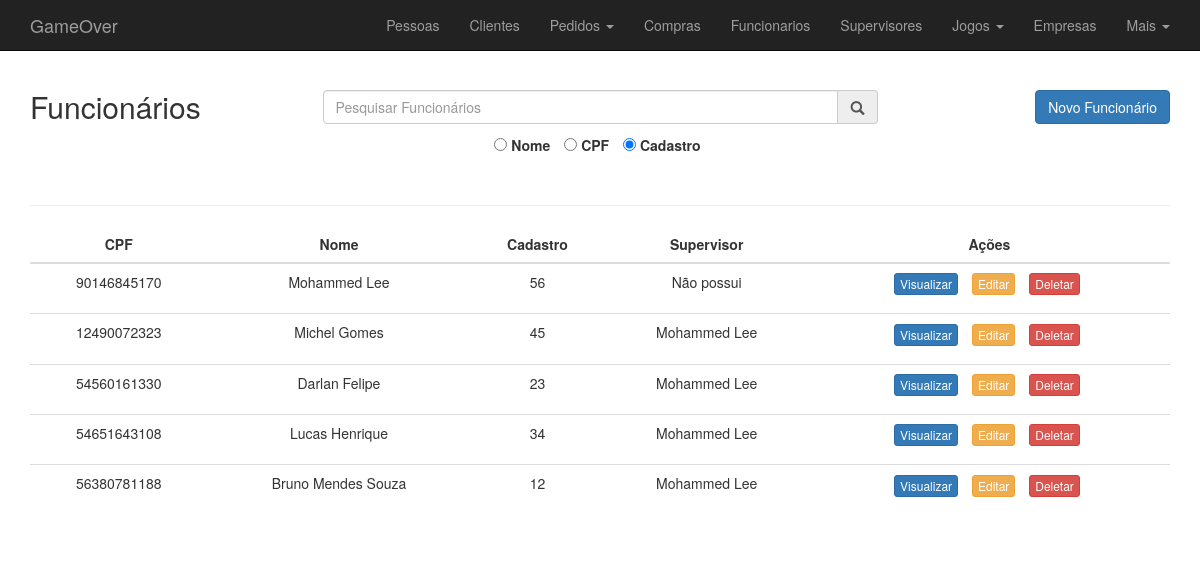
Before: /funcionario.php with the older database file.
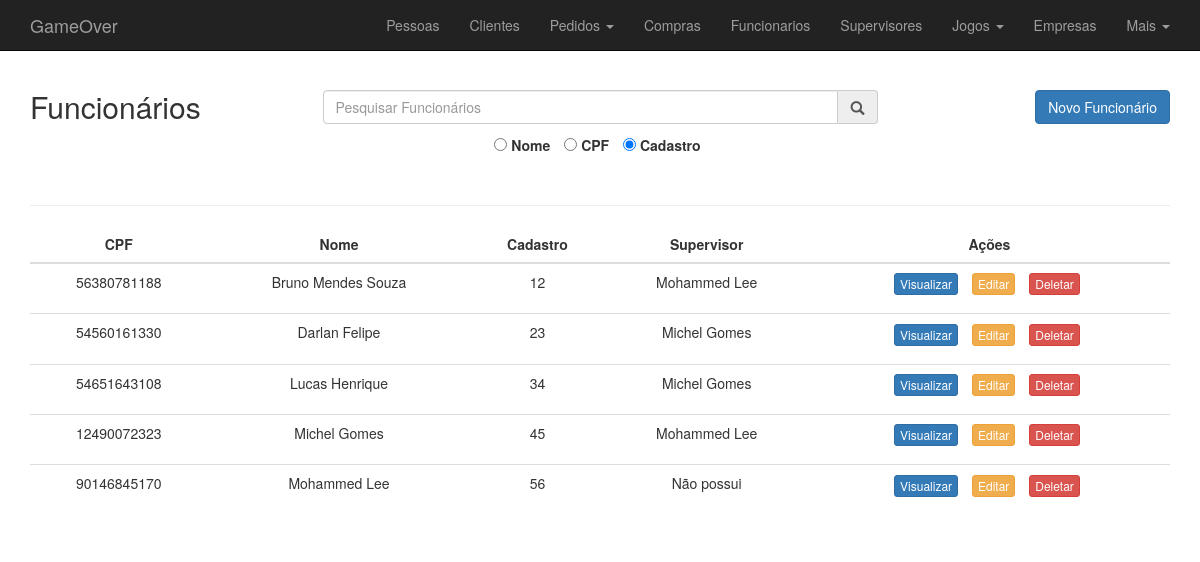
After: the same page with the newer database file.
### tables this page shows
CREATE TABLE IF NOT EXISTS `FUNCIONARIO` (
  `cracha` INT NOT NULL AUTO_INCREMENT,
  `PESSOA_CPF` CHAR(11) NOT NULL,
  `telefone` CHAR(11),
  PRIMARY KEY (`PESSOA_CPF`),
  UNIQUE (`cracha`),
  CONSTRAINT `fk_FUNCIONARIO_PESSOA1`
    FOREIGN KEY (`PESSOA_CPF`)
    REFERENCES `PESSOA` (`CPF`) ON UPDATE CASCADE ON DELETE CASCADE);

CREATE TABLE IF NOT EXISTS `PESSOA` (
  `CPF` CHAR(11) NOT NULL,
  `nome_pessoa` VARCHAR(255) NOT NULL,
  `data_nasc_pessoa` DATE NOT NULL,
  PRIMARY KEY (`CPF`));

CREATE TABLE IF NOT EXISTS `FISCALIZADO_POR` (
  `FUNCIONARIO_PESSOA_CPF` CHAR(11) NOT NULL,
  `SUPERVISOR_FUNCIONARIO_PESSOA_CPF` CHAR(11),
  PRIMARY KEY (`FUNCIONARIO_PESSOA_CPF`),
  CONSTRAINT `fk_FISCALIZADO_POR_FUNCIONARIO1`
    FOREIGN KEY (`FUNCIONARIO_PESSOA_CPF`)
    REFERENCES `FUNCIONARIO` (`PESSOA_CPF`) ON UPDATE CASCADE ON DELETE CASCADE,
  CONSTRAINT `fk_FISCALIZADO_POR_SUPERVISOR1`
    FOREIGN KEY (`SUPERVISOR_FUNCIONARIO_PESSOA_CPF`)
    REFERENCES `SUPERVISOR` (`FUNCIONARIO_PESSOA_CPF`) ON UPDATE CASCADE ON DELETE CASCADE);

### www/funcionario/funcionario_control.php (called while the page is built, shortened)
<?php
    $referencia = cracha;
    $table = FUNCIONARIO;
    $key = CPF;
    $tableMin = strtolower($table);
    function lista_funcionario($conexao){
        $rows = array();
        $select = "SELECT F.PESSOA_CPF AS CPF, F.cracha as cracha, P.nome_pessoa as nome, FP.SUPERVISOR_FUNCIONARIO_PESSOA_CPF as supervisor
                    FROM FUNCIONARIO F
                    JOIN PESSOA P ON F.PESSOA_CPF = P.CPF
                    JOIN FISCALIZADO_POR FP ON FP.FUNCIONARIO_PESSOA_CPF = F.PESSOA_CPF";
        $resultado = mysqli_query($conexao, $select);
        while ($row = mysqli_fetch_assoc($resultado)) {
            array_push($rows, $row);
        }
        return $rows;
    }
    function supervisor_nome($conexao, $cpf){
        $select = "SELECT P.nome_pessoa AS supervisor
                   FROM SUPERVISOR S
                   JOIN PESSOA P ON P.CPF = S.FUNCIONARIO_PESSOA_CPF
                   WHERE S.FUNCIONARIO_PESSOA_CPF = '{$cpf}'";
        $resultado = mysqli_query($conexao, $select);
        $selecionado = mysqli_fetch_assoc($resultado);
        return $selecionado['supervisor'];
    }

### www/funcionario.php (the view, shortened to what this page needs)
<?php
    include 'cabecalho.php';
    include 'bd_control/conecta.php';
    include 'funcionario/funcionario_control.php';
    $rows = lista_funcionario($conexao);
?>
    <div class="container">
        <div class="row">
            <div class="col-md-3">
                <h2>Funcionários</h2>
            </div>
            <div class="col-md-6">
                <div class="input-group h2">
                    <input name="busca" class="form-control" id="busca" type="text" placeholder="Pesquisar Funcionários">
                    <div class="input-group-addon"><span class="glyphicon glyphicon-search"></span></div>
                </div>
            </div>
            <div class="col-md-3">
                <a href="funcionario/funcionario_add.php" class="btn btn-primary pull-right h2">Novo Funcionário</a>
            </div>
        </div>
        <div class="row text-center ">
            <ul class="list-inline">
                <li>
                    <div class="form-group">
                        <input type="radio" id="busca_nome" name="campo" value="nome_pessoa">
                        <label for="busca_nome">Nome</label>
                    </div>
                </li>
                <li>
                    <div class="form-group">
                            <input type="radio" id="busca_cpf" name="campo" value="PESSOA_CPF">
                            <label for="busca_cpf">CPF</label>
                    </div>
                </li>
                <li>
                    <div class="form-group">
                        <input type="radio" id="busca_cad" name="campo" value="cracha" checked>
                        <label for="busca_cad">Cadastro</label>
                    </div>
                </li>
            </ul>
        </div>
        <hr />
        <div id="list" class="row text-center">
            <div class="table-responsive col-md-12">
                <table class="table table-hover">
                    <thead>
                        <tr>
                            <th class="text-center">CPF</th>
                            <th class="text-center">Nome</th>
                            <th class="text-center">Cadastro</th>
                            <th class="text-center">Supervisor</th>
                            <th class="text-center">Ações</th>
                        </tr>
                    </thead>
                    <tbody id="itens">
                        <?php
                            foreach ($rows as $row):
                                $supervisor = ($row['supervisor'] == NULL) ? 'Não possui':supervisor_nome($conexao, $row['supervisor']);
                        ?>
                            <tr>
                                <td><?=$row['CPF']?></td>
                                <td><?=$row['nome']?></td>
                                <td><?=$row['cracha']?></td>
                                <td><?=$supervisor?></td>
                                <?php
                                    include 'acoes.php';
                                ?>
                            </tr>
                        <?php
                            endforeach;
                        ?>
                    </tbody>
                </table>
            </div>
        </div>
    </div>
<?php
include "rodape.php";
?>

### www/acoes.php (shortened to what this page needs)
<td>
    <ul class="list-inline">
        <li>
            <form action="<?=$tableMin?>/<?=$tableMin?>_view.php" method="post">
                <button class="btn btn-primary btn-xs">Visualizar</button>
            </form>
        </li>
        <li>
            <form action="<?=$tableMin?>/<?=$tableMin?>_edit.php" method="post">
                <button class="btn btn-warning btn-xs">Editar</button>
            </form>
        </li>
        <li>
            <input type="button" class="btn btn-danger btn-xs" value="Deletar" onclick="confirmaDelete('<?=$row["{$referencia}"]?>','<?=$row["{$key}"]?>')">
        </li>
    </ul>
</td>

Changed rows visible on the page:
shown differently, row unchanged: funcionario "Bruno Mendes Souza": moves up the list
changed through a linked row, funcionario "Darlan Felipe": fiscalizado_por.SUPERVISOR_FUNCIONARIO_PESSOA_CPF "Mohammed Lee" → "Michel Gomes"
changed through a linked row, funcionario "Lucas Henrique": fiscalizado_por.SUPERVISOR_FUNCIONARIO_PESSOA_CPF "Mohammed Lee" → "Michel Gomes"
shown differently, row unchanged: funcionario id 12490072323: moves down the list
shown differently, row unchanged: funcionario "Não possui": moves down the list
